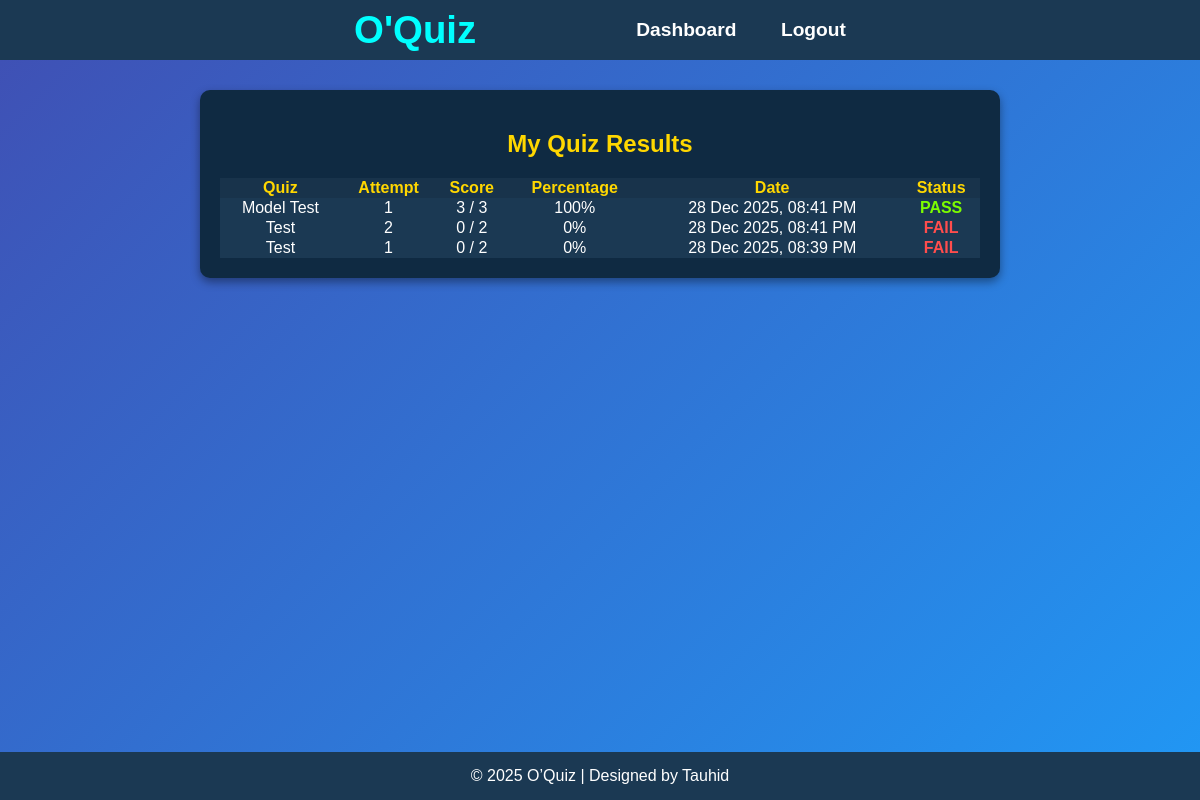
/my_results.php (signed in), run on the app's committed database.
### tables this page shows
CREATE TABLE `results` (
  `id` int NOT NULL,
  `attempt_id` int NOT NULL,
  `user_id` int NOT NULL,
  `quiz_id` int NOT NULL,
  `score` int NOT NULL,
  `total_possible` int NOT NULL,
  `percentage` decimal(5,2) NOT NULL,
  `attempted_on` datetime DEFAULT CURRENT_TIMESTAMP
);

CREATE TABLE `quizzes` (
  `id` int NOT NULL,
  `title` varchar(255) NOT NULL,
  `description` text,
  `subject_id` int DEFAULT NULL,
  `created_by` int DEFAULT NULL,
  `total_points` int DEFAULT '0',
  `time_limit_minutes` int DEFAULT NULL,
  `is_published` tinyint(1) DEFAULT '0',
  `created_at` timestamp NOT NULL DEFAULT CURRENT_TIMESTAMP,
  `subject` varchar(100) NOT NULL,
  `chapter` varchar(100) DEFAULT NULL,
  `special_exam_name` varchar(255) DEFAULT NULL
);

CREATE TABLE `attempts` (
  `id` int NOT NULL,
  `user_id` int NOT NULL,
  `quiz_id` int NOT NULL,
  `attempt_no` int DEFAULT '1',
  `status` enum('in_progress','completed','abandoned') DEFAULT 'in_progress',
  `started_at` datetime NOT NULL DEFAULT CURRENT_TIMESTAMP,
  `end_time` datetime NOT NULL,
  `finished_at` datetime DEFAULT NULL,
  `total_time_seconds` int DEFAULT NULL
);

### my_results.php (the view, shortened to what this page needs)
<?php
include "db.php";
$user_id = $_SESSION['user_id'];
$sql = "
SELECT r.id, q.title AS quiz_title, a.attempt_no, r.score, r.total_possible, r.percentage, r.attempted_on
FROM results r
INNER JOIN attempts a ON r.attempt_id = a.id
INNER JOIN quizzes q ON r.quiz_id = q.id
WHERE r.user_id = ?
ORDER BY r.attempted_on DESC
";
$stmt = $conn->prepare($sql);
$stmt->bind_param("i", $user_id);
$stmt->execute();
$results = $stmt->get_result();
?>
<!DOCTYPE html>
<html lang="en">
<head>
    <link rel="stylesheet" href="style.css">
    <link rel="stylesheet" href="tstyle.css">
</head>
<body>
    <div class="nav">
        <h1 class="logo">O'Quiz</h1>
        <div class="nav_links">
            <a href="student_dashboard.php">Dashboard</a>
            <a href="logout.php">Logout</a>
        </div>
    </div>
    <main>
        <div class="quiz-container">
            <h2 style="text-align:center;color:#ffd700;margin-bottom:20px;">My Quiz Results</h2>
            <?php if ($results->num_rows === 0): ?>
                <p style="text-align:center;color:#ffcc00;">No quiz attempts yet.</p>
            <?php else: ?>
                <table style="width:100%;border-collapse:collapse;">
                    <tr style="background:#18334b;color:#ffd700;">
                        <th>Quiz</th>
                        <th>Attempt</th>
                        <th>Score</th>
                        <th>Percentage</th>
                        <th>Date</th>
                        <th>Status</th>
                    </tr>
                    <?php while ($row = $results->fetch_assoc()):
                        $pass = $row['percentage'] >= 40;
                        ?>
                        <tr style="background:#1b3953;color:white;text-align:center;">
                            <td><?= htmlspecialchars($row['quiz_title']) ?></td>
                            <td><?= $row['attempt_no'] ?></td>
                            <td><?= $row['score'] ?> / <?= $row['total_possible'] ?></td>
                            <td><?= round($row['percentage'], 2) ?>%</td>
                            <td><?= date("d M Y, h:i A", strtotime($row['attempted_on'])) ?></td>
                            <td style="color:<?= $pass ? '#7CFC00' : '#ff4d4d' ?>;font-weight:bold;">
                                <?= $pass ? 'PASS' : 'FAIL' ?>
                            </td>
                        </tr>
                    <?php endwhile; ?>
                </table>
            <?php endif; ?>
        </div>
    </main>
    <footer>
        <p>© 2025 O’Quiz | Designed by Tauhid</p>
    </footer>
</body>
</html>

### style.css (style rules this page uses)
* { box-sizing: border-box; }
html, body { height: 100%; }
body { margin: 0; font-family: Arial, sans-serif; display: flex; flex-direction: column; background-color: #1b3953; }
.nav { display: flex; background-color: #1b3953; color: white; align-items: center; justify-content: center; padding: 20px; height: 60px; }
.logo { color: aqua; font-weight: bolder; font-size: 2.4rem; margin-right: 120px; }
.nav_links a { color: white; margin-left: 40px; text-decoration: none; font-weight: bold; font-size: 1.2rem; }
main { flex: 1; background: linear-gradient(135deg, #3f51b5, #2196f3); }
footer { background-color: #1b3953; color: white; text-align: center; padding: 15px 0; }
footer p { margin: 0; }

### tstyle.css (style rules this page uses)
.quiz-container { max-width: 800px; margin: 30px auto 0; padding: 20px; background-color: #0f2a42; border-radius: 10px; box-shadow: 0 4px 10px rgba(0,0,0,0.4); }
footer { background-color: #1b3953; color: white; text-align: center; padding: 15px 0; }
footer p { margin: 0; }
html, body { height: 100%; margin: 0; padding: 0; }
body { display: flex; flex-direction: column; background-color: #0f2a42; flex: 1; }
main { flex: 1; padding-bottom: 0; }

### data on the page
results: quiz.title "Model Test", attempt.attempt_no "1", score "3", total_possible "3", percentage "100", attempted_on "28 Dec 2025, 08:41 PM", shows "PASS"
results: quiz.title "Test", attempt.attempt_no "2", score "0", total_possible "2", percentage "0", attempted_on "28 Dec 2025, 08:41 PM", shows "FAIL"
results: quiz.title "Test", attempt.attempt_no "1", score "0", total_possible "2", percentage "0", attempted_on "28 Dec 2025, 08:39 PM", shows "FAIL"
